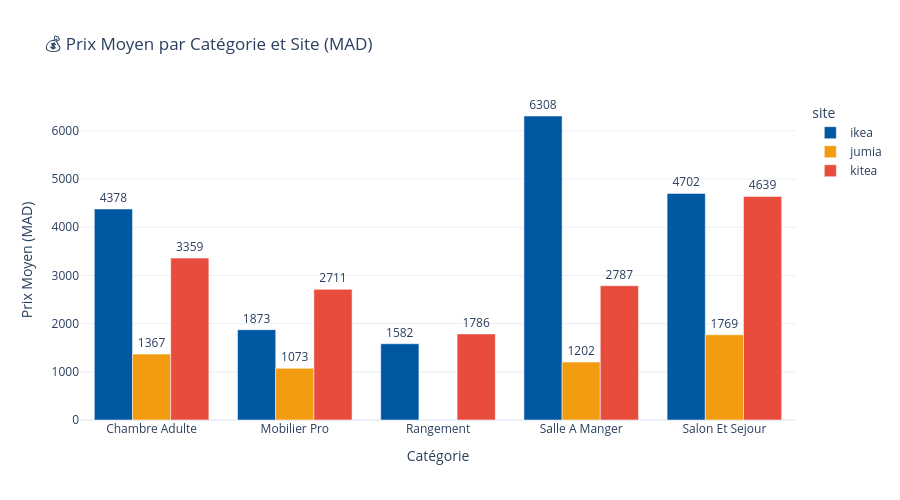

The notebook cell this image was saved under:
### Code cell
prix_moy = df_clean.groupby(['categorie','site'])['prix'].mean().round(0).reset_index()
fig_bar = px.bar(prix_moy, x='categorie', y='prix', color='site', barmode='group',
    color_discrete_map=COLORS,
    title='💰 Prix Moyen par Catégorie et Site (MAD)',
    labels={'prix':'Prix Moyen (MAD)','categorie':'Catégorie'},
    template='plotly_white', text='prix')
fig_bar.update_traces(texttemplate='%{text:.0f}', textposition='outside')
fig_bar.update_layout(height=500)
fig_bar.show()
with open(os.path.join(OUTPUTS_DIR, 'fig_barchart.json'),'w') as f: f.write(fig_bar.to_json())
print("✅ fig_barchart.json sauvegardé")

### Figure 1 — Plotly figure (JSON) as saved in the notebook; plotly's stock layout.template omitted (floating-point values rounded to 4 significant figures)
{"data": [{"alignmentgroup": "True", "hovertemplate": "site=ikea<br>Catégorie=%{x}<br>Prix Moyen (MAD)=%{text}<extra></extra>", "legendgroup": "ikea", "marker": {"color": "#0058A3", "pattern": {"shape": ""}}, "name": "ikea", "offsetgroup": "ikea", "orientation": "v", "showlegend": true, "text": [4378, 1873, 1582, 6308, 4702], "textposition": "outside", "texttemplate": "%{text:.0f}", "type": "bar", "x": ["Chambre Adulte", "Mobilier Pro", "Rangement", "Salle A Manger", "Salon Et Sejour"], "xaxis": "x", "y": [4378, 1873, 1582, 6308, 4702], "yaxis": "y"}, {"alignmentgroup": "True", "hovertemplate": "site=jumia<br>Catégorie=%{x}<br>Prix Moyen (MAD)=%{text}<extra></extra>", "legendgroup": "jumia", "marker": {"color": "#F39C12", "pattern": {"shape": ""}}, "name": "jumia", "offsetgroup": "jumia", "orientation": "v", "showlegend": true, "text": [1367, 1073, 1202, 1769], "textposition": "outside", "texttemplate": "%{text:.0f}", "type": "bar", "x": ["Chambre Adulte", "Mobilier Pro", "Salle A Manger", "Salon Et Sejour"], "xaxis": "x", "y": [1367, 1073, 1202, 1769], "yaxis": "y"}, {"alignmentgroup": "True", "hovertemplate": "site=kitea<br>Catégorie=%{x}<br>Prix Moyen (MAD)=%{text}<extra></extra>", "legendgroup": "kitea", "marker": {"color": "#E74C3C", "pattern": {"shape": ""}}, "name": "kitea", "offsetgroup": "kitea", "orientation": "v", "showlegend": true, "text": [3359, 2711, 1786, 2787, 4639], "textposition": "outside", "texttemplate": "%{text:.0f}", "type": "bar", "x": ["Chambre Adulte", "Mobilier Pro", "Rangement", "Salle A Manger", "Salon Et Sejour"], "xaxis": "x", "y": [3359, 2711, 1786, 2787, 4639], "yaxis": "y"}], "layout": {"barmode": "group", "height": 500, "legend": {"title": {"text": "site"}, "tracegroupgap": 0}, "title": {"text": "💰 Prix Moyen par Catégorie et Site (MAD)"}, "xaxis": {"anchor": "y", "domain": [0, 1], "title": {"text": "Catégorie"}}, "yaxis": {"anchor": "x", "domain": [0, 1], "title": {"text": "Prix Moyen (MAD)"}}}}
